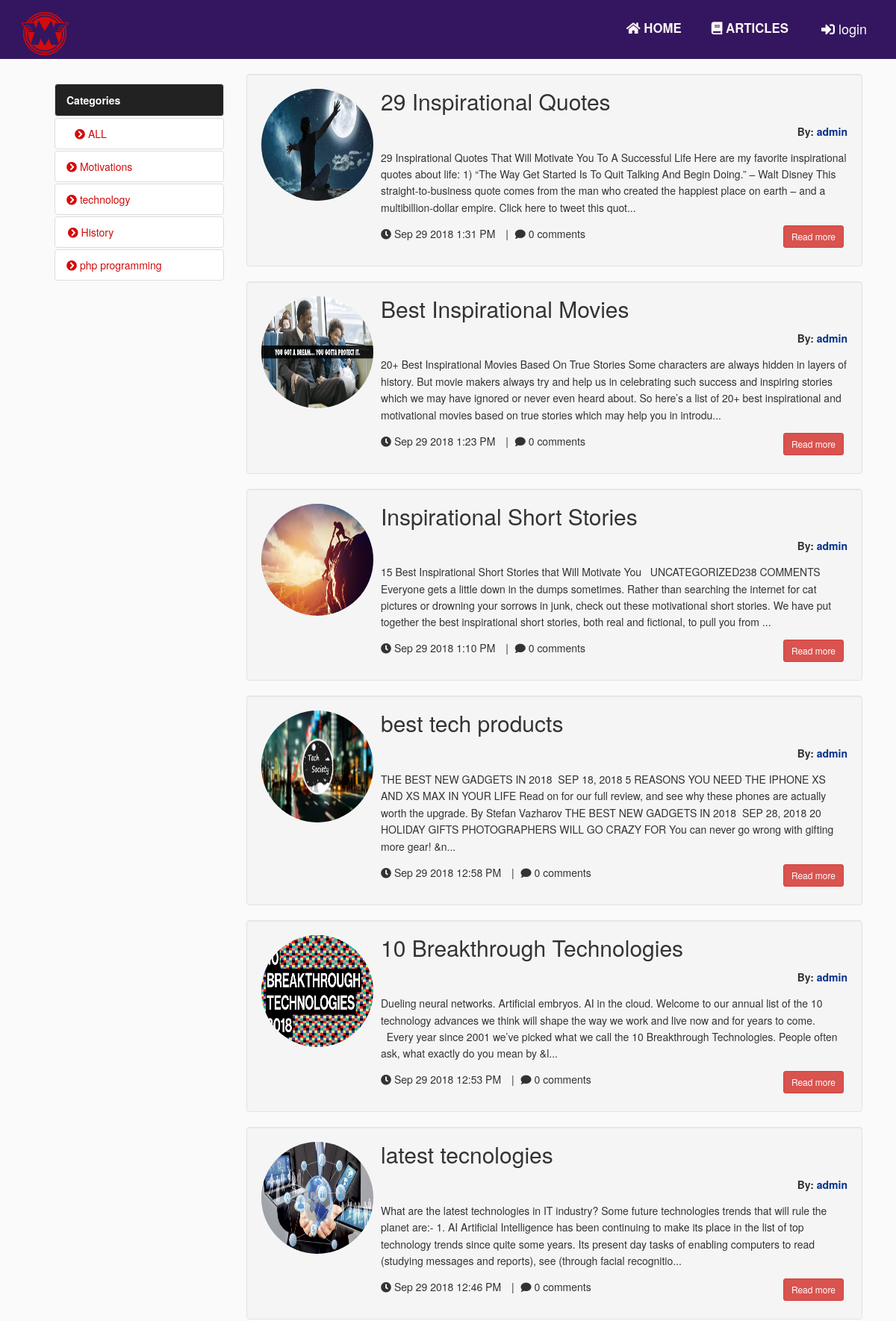
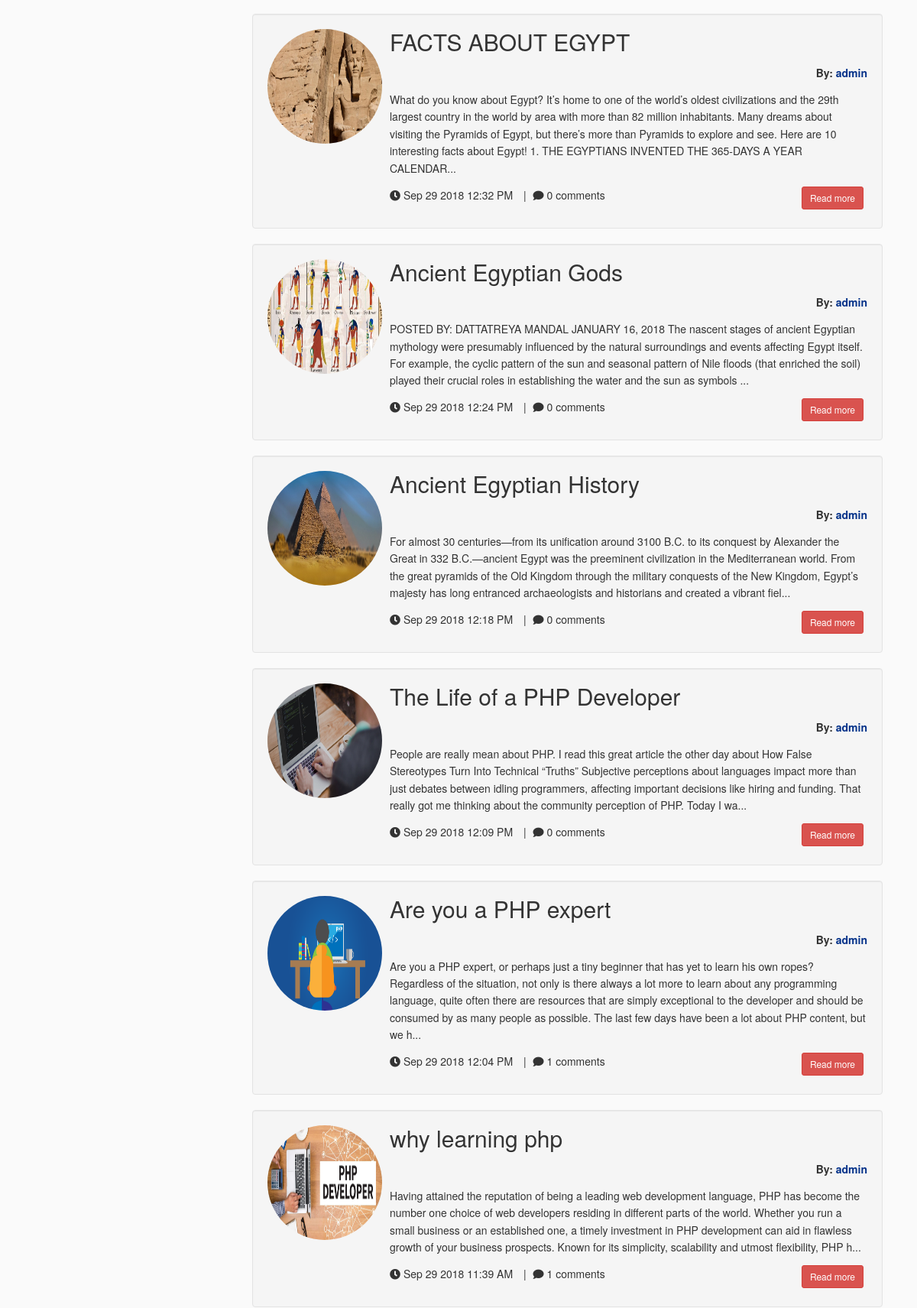
Screenshot of /list_article.php (upper part) with the database file from the repository (2 pictures, top to bottom).
### tables this page shows
CREATE TABLE `category` (
  `cate_id` int(11) NOT NULL,
  `categoryName` varchar(255) NOT NULL
);

CREATE TABLE `posts` (
  `post_id` int(11) NOT NULL,
  `title` varchar(255) NOT NULL,
  `post` longtext NOT NULL,
  `category_id` varchar(255) NOT NULL,
  `image` varchar(255) NOT NULL,
  `author_id` int(11) NOT NULL,
  `status` varchar(255) NOT NULL DEFAULT 'draft',
  `post_date` timestamp(6) NOT NULL DEFAULT CURRENT_TIMESTAMP(6)
);

CREATE TABLE `users` (
  `user_id` int(11) NOT NULL,
  `username` varchar(255) NOT NULL,
  `email` varchar(255) NOT NULL,
  `password` varchar(255) NOT NULL,
  `gender` varchar(255) NOT NULL,
  `profile_photo` varchar(255) NOT NULL,
  `about_user` text NOT NULL,
  `facebook` varchar(255) NOT NULL,
  `linkdin` varchar(255) NOT NULL,
  `youtube` varchar(255) NOT NULL,
  `role` varchar(255) NOT NULL DEFAULT 'writer',
  `statusUser` varchar(255) NOT NULL DEFAULT 'safe',
  `reg_date` timestamp NULL DEFAULT CURRENT_TIMESTAMP
);

### list_article.php (the view, shortened to what this page needs)
<?php
include_once("include/header.php");
if (isset($_GET['cate'])) {
  $id = $_GET['cate'];
  $getPost = mysqli_query($connect," SELECT * FROM `posts` p
                                        INNER JOIN `users` u
                                        ON
                                        p.author_id = u.user_id
                                        WHERE
                                          `category_id` = '$id'
                                          AND
                                          `status` = 'published'
                                          ORDER BY
                                          `post_id` DESC
                                ");
      if (mysqli_num_rows($getPost) == 0) {
        $msg = '<h2 class="alert alert-warning" style="text-align:center;" role="alert">There are no Articles Available yet </h2>';
      }
}
else{
  $getPost = mysqli_query($connect," SELECT * FROM `posts` p
                                        INNER JOIN `users` u
                                        ON
                                        p.author_id = u.user_id
                                        WHERE
                                          `status` = 'published'
                                          ORDER BY
                                          `post_id` DESC
                                ");
}
?>
<div class="container" style="min-height: 450px;">
<div class="row">
  <div class="col-md-12">
<aside  class="col-md-4 col-lg-3">
    <div class="list-group">
        <ul class="nav nav-pills nav-stacked hidden-xs hidden-sm" data-spy="affix" data-offset-top="100">
          <li>
              <b style="background-color: #222; color:#fff;" class="list-group-item">Categories</b>
          </li>
          <li>
              <a href="list_article.php" class="btn btn-danger list-group-item "><i class="fas fa-chevron-circle-right"></i>
               ALL
              </a>
          </li>
<?php
$sql = mysqli_query($connect, "SELECT * FROM `category` ORDER BY `cate_id` DESC");
        while($category = mysqli_fetch_assoc($sql)){
?>
          <li>
              <a href="list_article.php?cate=<?php echo $category['categoryName'];?>"
                 class="btn btn-danger list-group-item ">
                  <i class="fas fa-chevron-circle-right"></i>
                  <?php echo $category['categoryName'];?>
              </a>
          </li>
<?php } ?>
        </ul>
    </div>
</aside>
  <div class="col-md-8 col-lg-9">
  <?php
      while ($post = mysqli_fetch_assoc($getPost)) {
  ?>
             <div class="well">
              <div class="media">
                <a class="pull-left img-responsive" href="#">
                  <img class="media-object img-circle"
                       style="height: 150px; width: 150px;"
                       src="<?php echo $post['image'];?>">
                </a>
              <div class="media-body" style="word-wrap: break-word;">
                <b class=" h2 media-heading"><?php echo strip_tags($post['title']);?> </b>
                  <p class="text-right"><strong>By:
                    <a href="profile.php?userId=<?php echo $post['user_id']?>">
                                    <?php echo $post['username'];?>
                    </a></strong>
                  </p>
                  <div class="visible-lg"style="width: 624px; " >
                    <p><?php
                  echo substr(strip_tags($post['post']), 0,400);
                  ?>...</p>
                  </div>
                  <ul class="list-inline list-unstyled">
                          <li>
                              <span><i class="fas fa-clock"></i>
                           <?php echo  date('M j Y g:i A' ,strtotime($post['post_date']));?>
                              </span>
                          </li>
                    <li>|</li>
                    <?php
                      $comments = mysqli_query($connect,"SELECT * FROM
                                                        `comments`
                                                         WHERE
                                                        `com_post_id` = '$post[post_id]'
                                                        ");
                      $numComment = mysqli_num_rows($comments);
                    ?>
                    <span><i class="fas fa-comment"></i> <?php echo $numComment;?> comments</span>
                    <li class="pull-right">
                        <a href="article.php?id=<?php echo $post['post_id'];?>"
                           type="button"
                           class="btn btn-danger btn-sm">
                           Read more
                        </a>
                    </li>
              </ul>
               </div>
            </div>
          </div>
    <?php }?>
       </div>
       </div>
  </div>
</div>
<?php
include_once("include/footer.php");
?>

### css/style.css (style rules this page uses)
ol, ul { list-style: none }
* { margin: 0; padding: 0 }
* { outline: none }
.row:after { content: "."; display: block; clear: both; visibility: hidden; line-height: 0; height: 0 }
a { color: #043189; text-decoration: none; cursor: pointer; cursor: hand }
a:not(.slide), span:not(.slide) { -webkit-transition-duration: .1s; -webkit-transition-property: color, background-color, opacity, outline; -moz-transition-duration: .1s; -moz-transition-property: color, background-color, opacity, outline; transition-duration: .1s; transition-property: color, background-color, opacity, outline }
p, ul, ol, table { line-height: 1.6em; margin: .9em 0 }
ul, ol { margin-left: 2em }
ul { list-style-type: square }
.text-right { text-align: right }
html { height: 100% }
body { height: 100%; background: #fff }
.row { margin-top: 20px; margin-bottom: 20px }
a.list-group-item, button.list-group-item { color: #d40b0b; }
body { background: #fafafa; }
.list-group-item:last-child { padding-right: 145px; }

### rows the page displays
category: categoryName "Motivations"
category: categoryName "technology"
category: categoryName "History"
category: categoryName "php programming"
posts: image (picture), title "29 Inspirational Quotes", author.username "admin", post "29 Inspirational Quotes That Will Motivate You To A Successful Life Here are my favorite inspirational quotes about life: 1) “The Way Get Started Is To Quit Talking And Begin Doing.” – Walt Disney This straight-to-business quote comes from the man who created the happiest place on earth – and a multibillion-dollar empire. Click here to tweet this quot", post_date "Sep 29 2018 1:31 PM", numComment "0"
posts: image (picture), title "Best Inspirational Movies", author.username "admin", post "20+ Best Inspirational Movies Based On True Stories Some characters are always hidden in layers of history. But movie makers always try and help us in celebrating such success and inspiring stories which we may have ignored or never even heard about. So here’s a list of 20+ best inspirational and motivational movies based on true stories which may help you in introdu", post_date "Sep 29 2018 1:23 PM", numComment "0"
posts: image (picture), title "Inspirational Short Stories", author.username "admin", post "15 Best Inspirational Short Stories that Will Motivate You UNCATEGORIZED238 COMMENTS Everyone gets a little down in the dumps sometimes. Rather than searching the internet for cat pictures or drowning your sorrows in junk, check out these motivational short stories. We have put together the best inspirational short stories, both real and fictional, to pull you from", post_date "Sep 29 2018 1:10 PM", numComment "0"
posts: image (picture), title "best tech products", author.username "admin", post "THE BEST NEW GADGETS IN 2018 SEP 18, 2018 5 REASONS YOU NEED THE IPHONE XS AND XS MAX IN YOUR LIFE Read on for our full review, and see why these phones are actually worth the upgrade. By Stefan Vazharov THE BEST NEW GADGETS IN 2018 SEP 28, 2018 20 HOLIDAY GIFTS PHOTOGRAPHERS WILL GO CRAZY FOR You can never go wrong with gifting more gear! &n", post_date "Sep 29 2018 12:58 PM", numComment "0"
posts: image (picture), title "10 Breakthrough Technologies", author.username "admin", post "Dueling neural networks. Artificial embryos. AI in the cloud. Welcome to our annual list of the 10 technology advances we think will shape the way we work and live now and for years to come. Every year since 2001 we’ve picked what we call the 10 Breakthrough Technologies. People often ask, what exactly do you mean by &l", post_date "Sep 29 2018 12:53 PM", numComment "0"
posts: image (picture), title "latest tecnologies", author.username "admin", post "What are the latest technologies in IT industry? Some future technologies trends that will rule the planet are:- 1. AI Artificial Intelligence has been continuing to make its place in the list of top technology trends since quite some years. Its present day tasks of enabling computers to read (studying messages and reports), see (through facial recognitio", post_date "Sep 29 2018 12:46 PM", numComment "0"
posts: image (picture), title "FACTS ABOUT EGYPT", author.username "admin", post "What do you know about Egypt? It’s home to one of the world’s oldest civilizations and the 29th largest country in the world by area with more than 82 million inhabitants. Many dreams about visiting the Pyramids of Egypt, but there’s more than Pyramids to explore and see. Here are 10 interesting facts about Egypt! 1. THE EGYPTIANS INVENTED THE 365-DAYS A YEAR CALENDAR", post_date "Sep 29 2018 12:32 PM", numComment "0"
posts: image (picture), title "Ancient Egyptian Gods", author.username "admin", post "POSTED BY: DATTATREYA MANDAL JANUARY 16, 2018 The nascent stages of ancient Egyptian mythology were presumably influenced by the natural surroundings and events affecting Egypt itself. For example, the cyclic pattern of the sun and seasonal pattern of Nile floods (that enriched the soil) played their crucial roles in establishing the water and the sun as symbols", post_date "Sep 29 2018 12:24 PM", numComment "0"
posts: image (picture), title "Ancient Egyptian History", author.username "admin", post "For almost 30 centuries—from its unification around 3100 B.C. to its conquest by Alexander the Great in 332 B.C.—ancient Egypt was the preeminent civilization in the Mediterranean world. From the great pyramids of the Old Kingdom through the military conquests of the New Kingdom, Egypt’s majesty has long entranced archaeologists and historians and created a vibrant fiel", post_date "Sep 29 2018 12:18 PM", numComment "0"
posts: image (picture), title "The Life of a PHP Developer", author.username "admin", post "People are really mean about PHP. I read this great article the other day about How False Stereotypes Turn Into Technical “Truths” Subjective perceptions about languages impact more than just debates between idling programmers, affecting important decisions like hiring and funding. That really got me thinking about the community perception of PHP. Today I wa", post_date "Sep 29 2018 12:09 PM", numComment "0"
posts: image (picture), title "Are you a PHP expert", author.username "admin", post "Are you a PHP expert, or perhaps just a tiny beginner that has yet to learn his own ropes? Regardless of the situation, not only is there always a lot more to learn about any programming language, quite often there are resources that are simply exceptional to the developer and should be consumed by as many people as possible. The last few days have been a lot about PHP content, but we h", post_date "Sep 29 2018 12:04 PM", numComment "1"
posts: image (picture), title "why learning php", author.username "admin", post "Having attained the reputation of being a leading web development language, PHP has become the number one choice of web developers residing in different parts of the world. Whether you run a small business or an established one, a timely investment in PHP development can aid in flawless growth of your business prospects. Known for its simplicity, scalability and utmost flexibility, PHP h", post_date "Sep 29 2018 11:39 AM", numComment "1"
